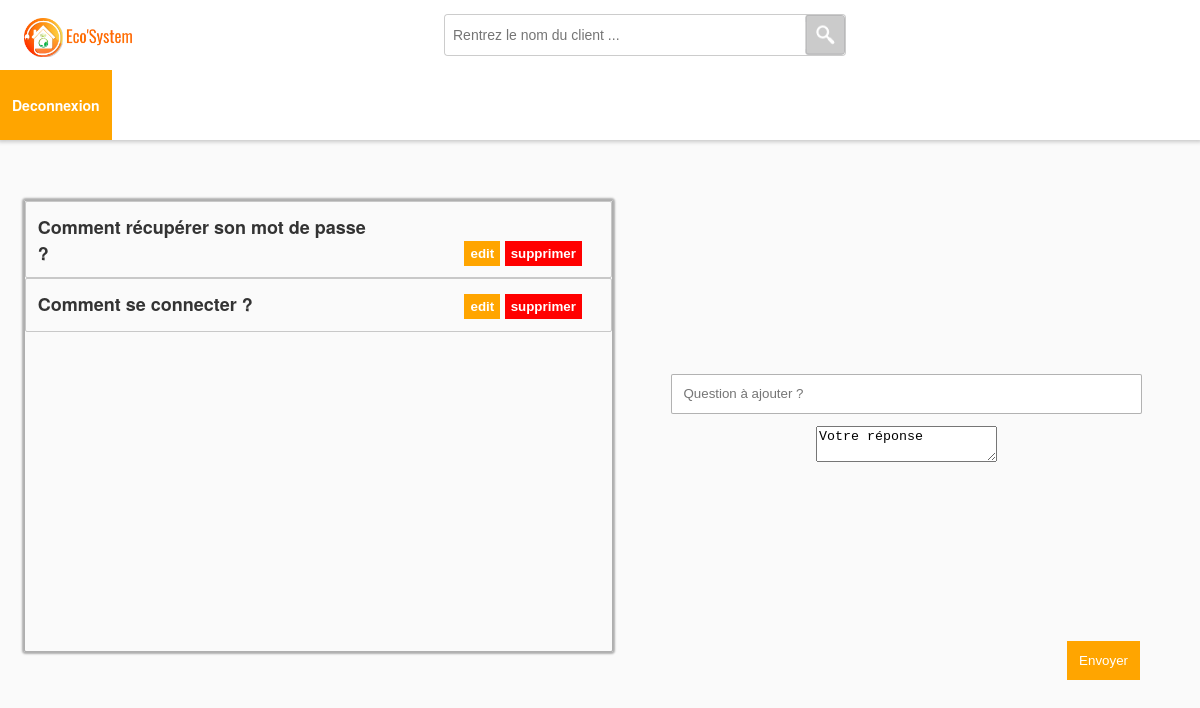
The app's page /?Route=admin&Ctrl=faq&Vue=faq (signed in) with its own data.
### tables this page shows
CREATE TABLE `faq` (
  `id` int(11) NOT NULL,
  `id_utilisateur` int(11) NOT NULL,
  `question` varchar(255) NOT NULL,
  `reponse` varchar(255) NOT NULL
);

### app/controleur/admin/faq.php (called while the page is built, shortened)
<?php
include('app/model/admin/requete.faq.php');
switch ($action) {
  case 'faq':
      $vue        = "faq";
      $edit = 0;
      $listeFAQ   = selectionnerFAQ($bdd);
    break;
}
include ('app/vues/admin/header.php');
include ('app/vues/admin/'.$vue.'.php');
include ('app/vues/admin/footer.php');
?>

### index.php (called while the page is built, shortened)
<?php
if(!empty($_GET['Route'])) {
	$route = $_GET['Route'];
}
if(!empty($_GET['Ctrl'])) {
	$controller = $_GET['Ctrl'];
}
if(!empty($_GET['Vue'])){
    $action = $_GET['Vue'];
}
include('app/controleur/' . $route . '/' . $controller . '.php');
?>

### app/model/admin/requete.faq.php (called while the page is built, shortened)
<?php
function selectionnerFAQ($bdd) {
	$query = 'SELECT * FROM faq';
	$donnees = $bdd->prepare($query);
  	$donnees->execute();
  	return $donnees->fetchAll();
}
?>

### app/vues/admin/faq.php (the view, shortened to what this page needs)
<div class="container-faq">
	<div class="card-question-reponse">
		<?php if(isset($listeFAQ)) {
			foreach($listeFAQ as $key => $faq)
			{
				?>
				<details close>
					<summary>
						<div class="">
							<?php echo $faq['question']; ?>
						</div>
						<div class="">
							<form class="" action="?Route=admin&Ctrl=faq&Vue=editerFaq" method="post">
								<input type="submit" name="" value="edit">
							</form>
							<form class="" action="?Route=admin&Ctrl=faq&Vue=supprimerFaq" method="post">
								<input type="submit" name="" value="supprimer">
							</form>
						</div>
					</summary>
				</details>
				<?php
			}
		}
		?>
	</div>
	<form action="?Route=admin&Ctrl=faq&Vue=faq" method="post">
			<?php
			if(isset($listeFAQByID)) {
				foreach ($listeFAQByID as $key => $value) {
					?>
					<div class="question_faq">
						<input type="text" name="question_edit" value="<?= $value['question'] ?>">
					</div>
					<div class="reponse_faq">
						<textarea name="reponse_edit" id="reponse"><?= $value['reponse'] ?></textarea>
						<script src="https://cdn.ckeditor.com/4.11.2/standard/ckeditor.js"></script>
						<script>
						CKEDITOR.replace( 'reponse');
						</script>
					</div>
					<input type="hidden" name="id_faq" value="<?= $value['id'] ?>">
					<?php
				}
			} else {
				?>
				<div class="question_faq">
					<input type="text" name="question" value="" placeholder="Question à ajouter ?">
				</div>
				<div class="reponse_faq">
					<textarea name="reponse" id="reponse">Votre réponse</textarea>
				</div>
				<?php
			}
			if($edit != 0) {
				?>
				<input type="submit" value="Editer" />
				<?php
			} else {
				?>
				<input type="submit" value="Envoyer" />
				<?php
			}
			?>
	</form>
</div>

### static/css/admin/body.css (style rules this page uses)
body { background: #FAFAFA; color: #333; font-family: "HelveticaNeue-Light", "Helvetica Neue Light", "Helvetica Neue", Helvetica, Arial, "Lucida Grande", sans-serif; height: auto !important; height: 100%; max-height: 200%; min-height: 100%; text-rendering: optimizeLegibility; overflow-x: hidden; width: 100%; position: absolute; margin:0; }

### static/css/admin/faq.css (style rules this page uses)
.container-faq { display: flex; flex-direction: row; margin: auto; width: 100%; justify-content: center; align-items: center; }
.container-faq > .card-question-reponse { flex-basis: 50%; }
.container-faq > form { margin-top: 5%; flex-basis: 50%; text-align: center; }
.container-faq > form > .reponse_faq { width: 100%; margin-bottom: 2%; }
.question_faq > input { width: 76%; margin-bottom: 2%; padding: 2%; border: solid 1px rgba(0,0,0,0.3); border-radius: 2px; }
.container-faq > form > input { position: fixed; bottom: 15%; padding: 1%; background-color: orange; border: none; color: white; font-weight: 400; right: 5%; }
.card-question-reponse { height: 450px; overflow-y: auto; width: 80%; border: solid 1px rgba(0,0,0,0.3); border-radius: 2px; box-shadow: 0px 0px 2px 2px rgba(0,0,0,0.3); margin-top: 5%; margin-left: 2%; }
.card-question-reponse > details { border: solid 1px rgba(0,0,0,0.2); border-radius: 2px; padding: 2%; }
.card-question-reponse > details > summary { font-size: 18px; font-weight: 600; color: #333333; display: flex; flex-direction: row; }
.card-question-reponse > details > summary > div:nth-of-type(1) { width: 60%; }
.card-question-reponse > details > summary > div:nth-of-type(2) { width: 40%; display: flex; flex-direction: row; align-self: end; }
.card-question-reponse > details > summary > div:nth-of-type(2) > form:first-of-type { margin-right: 2%; margin-left: 40%; }
.card-question-reponse > details > summary > div:nth-of-type(2) > form:first-of-type > input { background-color: orange; border: none; font-weight: 600; color: white; height: 25px; }
.card-question-reponse > details > summary > div:nth-of-type(2) > form:nth-of-type(2) > input { background-color: red; height: 25px; border: none; font-weight: 600; color: white; }

### records on screen
faq: question "Comment récupérer son mot de passe ?"
faq: question "Comment se connecter ?"
